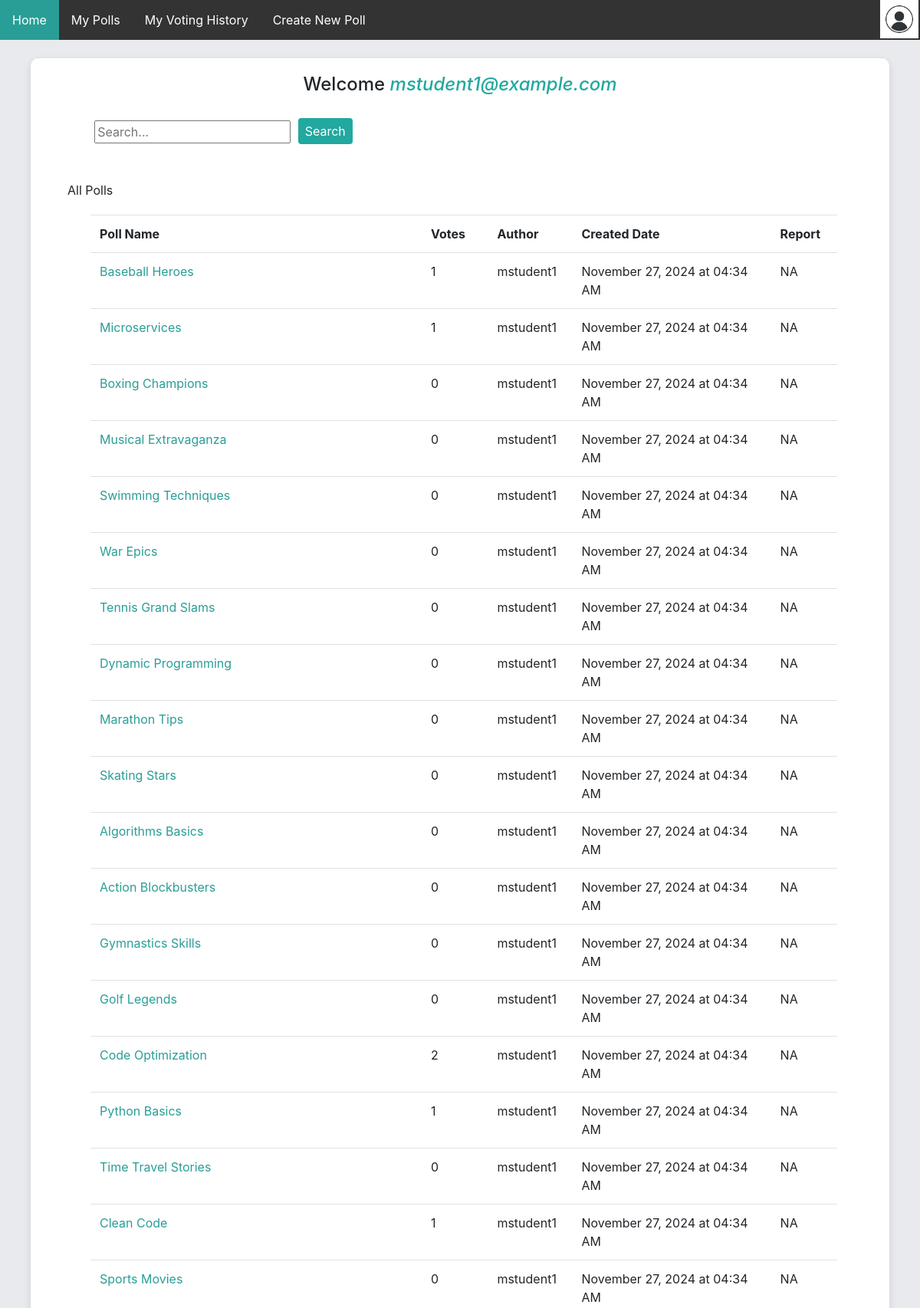
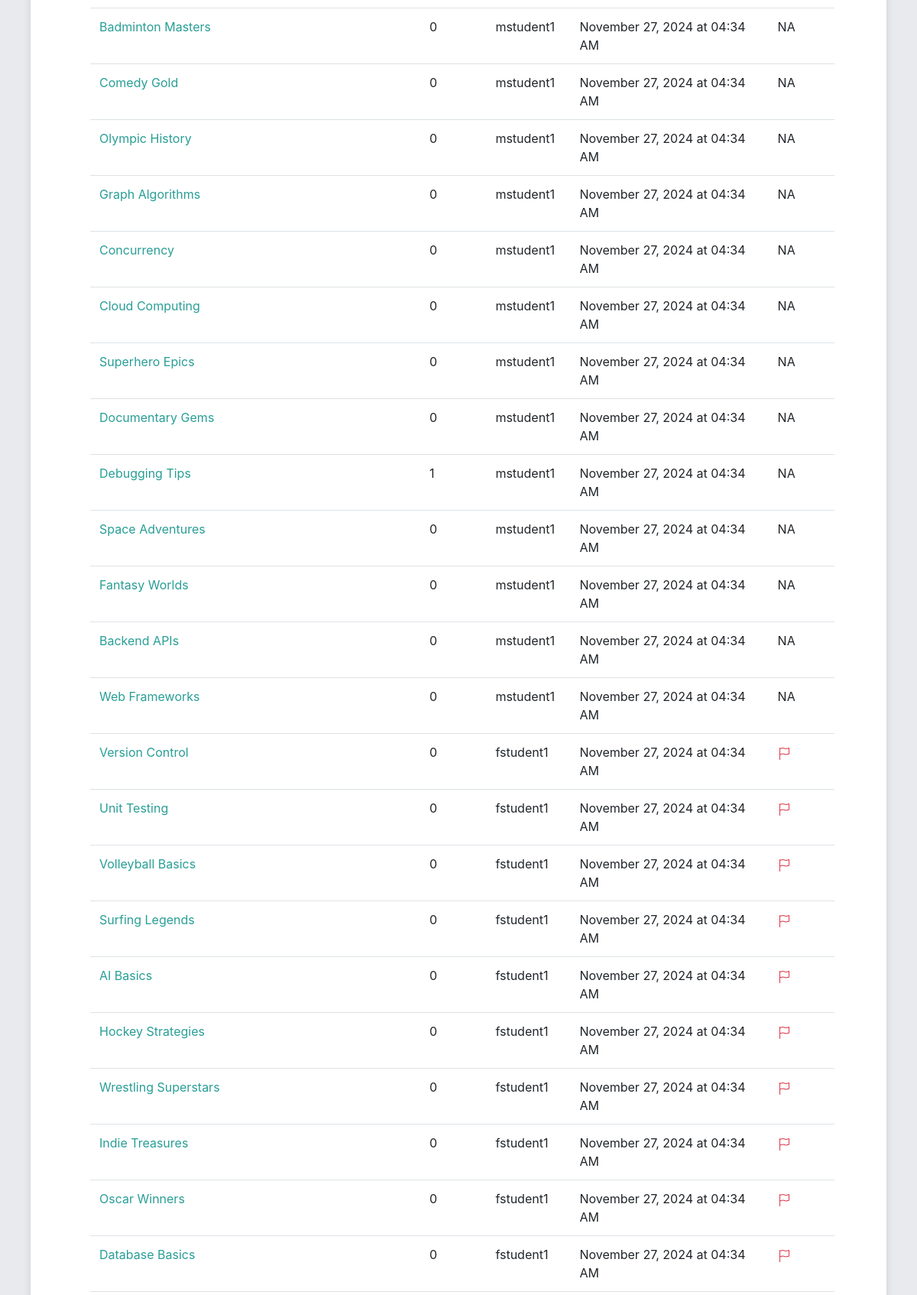
Page /home (signed in, upper part) on the committed database (2 pictures, top to bottom).
### app/models.py (models this page shows)
class User(db.Model, UserMixin):
    __tablename__ = 'user'
    id = db.Column(db.Integer, primary_key=True)
    email = db.Column(db.String(500), unique=True, nullable=False)
    password_hash = db.Column(db.String(500), unique=True, nullable=False) # store the hash password
    age=db.Column(db.Integer, nullable=False)
    gender=db.Column(db.String(10), nullable=False)
    is_admin = db.Column(db.Boolean, default=False)
    polls = db.relationship('Poll', backref='creator', lazy=True, cascade="all, delete")
    votes = db.relationship('Vote', backref='voter', lazy=True, cascade="all, delete")
    vote_history = db.relationship('UserVoteHistory', backref='user', lazy=True, cascade="all, delete")
    poll_reports = db.relationship('UserPollReport', backref='user', lazy=True, cascade="all, delete")

class Poll(db.Model):
    __tablename__ = 'poll'
    id = db.Column(db.Integer, primary_key=True)
    title = db.Column(db.String(120), nullable=False)
    description = db.Column(db.String(500), nullable=True)
    created_at =db.Column(db.DateTime, default=datetime.now)
    status = db.Column(db.String(20), default='active')
    user_id = db.Column(db.Integer, db.ForeignKey('user.id'), nullable=False)
    is_flagged = db.Column(db.Boolean, default=False)
    options = db.relationship('Option', backref='poll', cascade="all, delete",lazy=True)
    votes = db.relationship('Vote', backref='poll', cascade="all,delete", lazy=True)
    vote_history = db.relationship('UserVoteHistory', backref='poll', cascade="all,delete", lazy=True)
    poll_reports = db.relationship('UserPollReport', backref='poll', lazy=True, cascade="all, delete")
    @hybrid_property
    def vote_count(self):
        return len(self.votes)
    @hybrid_property
    def creator_username(self):
        creator = User.query.get(self.user_id)
        name, _, _ =creator.email.rpartition('@')
        return name

### app/routes.py (the view)
@app.route('/home')
@login_required
def home():
    all_polls = ps.fetch_polls()
    voted_polls = ps.get_polls_voted_by_user(user_id=current_user.id)
    recommended_polls = None
    if (len(voted_polls) != 0):
        recommended_polls = recommend.get_recommended_polls(all_polls, voted_polls)
        print(recommended_polls[0].title)
    polls = ps.fetch_unreported_polls_by_user(user_id=current_user.id)
    if 'q' in request.args:
        query = request.args.get('q').lower()
        polls = [p for p in polls if re.search(query, p.title.lower()) or re.search(query, p.creator_username.lower()) or re.search(query, p.created_at.strftime('%B %d, %Y at %I:%M %p').lower())]
    return render_template("custom_polls.html", user=current_user, polls=polls, page="home", recommended_polls=recommended_polls)

### app/auth.py (called while the page is built)
def load_user(user_id):
    return User.query.get(int(user_id))

### app/poll_service.py (called while the page is built)
def fetch_polls():
    return Poll.query.order_by(Poll.created_at.desc()).all()

def fetch_unreported_polls_by_user(user_id):
    reported_polls = db.session.query(UserPollReport.poll_id).filter_by(user_id=user_id).subquery()
    unreported_polls = db.session.query(Poll).filter(Poll.id.notin_(db.session.query(reported_polls)))
    user_created_polls = Poll.query.filter_by(user_id=user_id)
    accessible_polls = unreported_polls.union(user_created_polls).all()
    return accessible_polls

def check_history(user_id, poll_id):
    if UserVoteHistory.query.filter_by(user_id=user_id, poll_id=poll_id).first():
        return True
    return False

def get_polls_voted_by_user(user_id):
    polls =  fetch_polls()
    my_voted_polls = [poll for poll in polls if check_history(user_id=user_id, poll_id=poll.id)]
    return my_voted_polls

### app/routes.py (called while the page is built)
@login_manager.user_loader
def load_user(user_id):
    return auth.load_user(user_id)

### app/templates/custom_polls.html (shortened to what this page needs)
{% extends 'home.html' %}
{% block wrapper %}
<div class="m-5">
    All Polls
    <table class="table">
        <tr>
            <th scope="col"> Poll Name </th>
            <th scope="col"> Votes </th>
            <th scope="col"> Author </th>
            <th scope="col"> Created Date </th>
            <th scope="col"> Report </th>
        </tr>
        {% for poll in polls %}
        <tr>
            <td class='col-sm-5'><a href="{{ url_for('poll', poll_id=poll.id) }}">{{ poll.title }}</a></td>
            <td class='col-sm-1'>{{ poll.vote_count}}</td>
            <td class='col-sm-1'>{{ poll.creator_username}}</td>
            <td class='col-sm-3'>{{ poll.created_at.strftime('%B %d, %Y at %I:%M %p')}}</td>
            <td class='col-sm-1'>
                {% if user.id != poll.user_id %}
                <a class="text-danger" onclick="return confirm('Are you sure?')" href="{{url_for('report', poll_id=poll.id)}}">
                </a>
                {% else %}
                    NA
                {% endif %}
            </td>
        </tr>
        {% endfor %}
    </table>
</div>
{% endblock %}

### app/templates/home.html (shortened to what this page needs)
{% extends "base.html" %}
{% block body %}
<link rel="stylesheet" href="{{ url_for('static', filename='home.css') }}" type="text/css"/>
<nav>
    <ul>
        <li><a id="home" href="{{ url_for('home') }}">Home</a></li>
        <li><a id="poll" href="{{url_for('my_polls')}}">My Polls</a></li>
        <li><a id="history" href="{{url_for('my_votes')}}">My Voting History</a></li>
        <li><a href="{{ url_for('create_poll') }}">Create New Poll</a></li>
        <li style="cursor: pointer;float:right" class="user">
            <img onclick="toggleSidebar()" style="float:right" src="{{ url_for('static', filename='user.jpg')}}" height="50" width="50">
        </li>
    </ul>
</nav>
<br>
<div class="wrapper">
    <h4 class="welcome">Welcome <i class="username">{{user.email}}</i></h4><br>
    <div style="margin-left: 5.2rem;">
    <form>
        <input type="search-poll" name="q" placeholder="Search...">
        <button type="search-submit" class="btn search-button">Search</button>
    </form>
    </div>
    {% block wrapper %}
    {% endblock %}
</div>
{% endblock %}

### app/static/home.css (style rules this page uses)
body { background: rgb(233, 234, 237); }
ul { list-style-type: none; margin: 0; padding: 0; overflow: hidden; background-color: #333; }
li { float: left; }
li a { display: block; color: white; text-align: center; padding: 14px 16px; text-decoration: none !important; }
.active { background-color: #299E96; }
h2, h5, th, td { cursor: default; }
.welcome { text-align: center; }
table { border-collapse: collapse; margin: 20px; margin-left: 30px; min-width: fit-content; max-width: 95%; }
th, td { text-align: left; padding: 8px; }
td a { color: #299E96; display: block; }
.wrapper { background: #fff; border-radius: 10px; box-shadow: 0px 4px 10px 1px rgba(0, 0, 0, 0.1); display: block; align-items: center; justify-content: center; padding-top: 20px; margin-left: 40px; margin-right: 40px; padding-bottom: 20px; }
.username { color: #21a89f; }
.user { padding-right: 2px; }
.search-button { margin-top: -5px; margin-left: 5px; padding: .25rem .5rem; color:white; background-color: #21a89f; }

### rows in the picture
User: email "mstudent1@example.com"
Poll: title "Baseball Heroes", vote_count "1", creator_username "mstudent1", created_at "November 27, 2024 at 04:34 AM", shows "NA"
Poll: title "Microservices", vote_count "1", creator_username "mstudent1", created_at "November 27, 2024 at 04:34 AM", shows "NA"
Poll: title "Boxing Champions", vote_count "0", creator_username "mstudent1", created_at "November 27, 2024 at 04:34 AM", shows "NA"
Poll: title "Musical Extravaganza", vote_count "0", creator_username "mstudent1", created_at "November 27, 2024 at 04:34 AM", shows "NA"
Poll: title "Swimming Techniques", vote_count "0", creator_username "mstudent1", created_at "November 27, 2024 at 04:34 AM", shows "NA"
Poll: title "War Epics", vote_count "0", creator_username "mstudent1", created_at "November 27, 2024 at 04:34 AM", shows "NA"
Poll: title "Tennis Grand Slams", vote_count "0", creator_username "mstudent1", created_at "November 27, 2024 at 04:34 AM", shows "NA"
Poll: title "Dynamic Programming", vote_count "0", creator_username "mstudent1", created_at "November 27, 2024 at 04:34 AM", shows "NA"
Poll: title "Marathon Tips", vote_count "0", creator_username "mstudent1", created_at "November 27, 2024 at 04:34 AM", shows "NA"
Poll: title "Skating Stars", vote_count "0", creator_username "mstudent1", created_at "November 27, 2024 at 04:34 AM", shows "NA"
Poll: title "Algorithms Basics", vote_count "0", creator_username "mstudent1", created_at "November 27, 2024 at 04:34 AM", shows "NA"
Poll: title "Action Blockbusters", vote_count "0", creator_username "mstudent1", created_at "November 27, 2024 at 04:34 AM", shows "NA"
Poll: title "Gymnastics Skills", vote_count "0", creator_username "mstudent1", created_at "November 27, 2024 at 04:34 AM", shows "NA"
Poll: title "Golf Legends", vote_count "0", creator_username "mstudent1", created_at "November 27, 2024 at 04:34 AM", shows "NA"
Poll: title "Code Optimization", vote_count "2", creator_username "mstudent1", created_at "November 27, 2024 at 04:34 AM", shows "NA"
Poll: title "Python Basics", vote_count "1", creator_username "mstudent1", created_at "November 27, 2024 at 04:34 AM", shows "NA"
Poll: title "Time Travel Stories", vote_count "0", creator_username "mstudent1", created_at "November 27, 2024 at 04:34 AM", shows "NA"
Poll: title "Clean Code", vote_count "1", creator_username "mstudent1", created_at "November 27, 2024 at 04:34 AM", shows "NA"
Poll: title "Sports Movies", vote_count "0", creator_username "mstudent1", created_at "November 27, 2024 at 04:34 AM", shows "NA"
Poll: title "Badminton Masters", vote_count "0", creator_username "mstudent1", created_at "November 27, 2024 at 04:34 AM", shows "NA"
Poll: title "Comedy Gold", vote_count "0", creator_username "mstudent1", created_at "November 27, 2024 at 04:34 AM", shows "NA"
Poll: title "Olympic History", vote_count "0", creator_username "mstudent1", created_at "November 27, 2024 at 04:34 AM", shows "NA"
Poll: title "Graph Algorithms", vote_count "0", creator_username "mstudent1", created_at "November 27, 2024 at 04:34 AM", shows "NA"
Poll: title "Concurrency", vote_count "0", creator_username "mstudent1", created_at "November 27, 2024 at 04:34 AM", shows "NA"
Poll: title "Cloud Computing", vote_count "0", creator_username "mstudent1", created_at "November 27, 2024 at 04:34 AM", shows "NA"
Poll: title "Superhero Epics", vote_count "0", creator_username "mstudent1", created_at "November 27, 2024 at 04:34 AM", shows "NA"
Poll: title "Documentary Gems", vote_count "0", creator_username "mstudent1", created_at "November 27, 2024 at 04:34 AM", shows "NA"
Poll: title "Debugging Tips", vote_count "1", creator_username "mstudent1", created_at "November 27, 2024 at 04:34 AM", shows "NA"
Poll: title "Space Adventures", vote_count "0", creator_username "mstudent1", created_at "November 27, 2024 at 04:34 AM", shows "NA"
Poll: title "Fantasy Worlds", vote_count "0", creator_username "mstudent1", created_at "November 27, 2024 at 04:34 AM", shows "NA"
Poll: title "Backend APIs", vote_count "0", creator_username "mstudent1", created_at "November 27, 2024 at 04:34 AM", shows "NA"
Poll: title "Web Frameworks", vote_count "0", creator_username "mstudent1", created_at "November 27, 2024 at 04:34 AM", shows "NA"
Poll: title "Version Control", vote_count "0", creator_username "fstudent1", created_at "November 27, 2024 at 04:34 AM"
Poll: title "Unit Testing", vote_count "0", creator_username "fstudent1", created_at "November 27, 2024 at 04:34 AM"
Poll: title "Volleyball Basics", vote_count "0", creator_username "fstudent1", created_at "November 27, 2024 at 04:34 AM"
Poll: title "Surfing Legends", vote_count "0", creator_username "fstudent1", created_at "November 27, 2024 at 04:34 AM"
Poll: title "AI Basics", vote_count "0", creator_username "fstudent1", created_at "November 27, 2024 at 04:34 AM"
Poll: title "Hockey Strategies", vote_count "0", creator_username "fstudent1", created_at "November 27, 2024 at 04:34 AM"
Poll: title "Wrestling Superstars", vote_count "0", creator_username "fstudent1", created_at "November 27, 2024 at 04:34 AM"
Poll: title "Indie Treasures", vote_count "0", creator_username "fstudent1", created_at "November 27, 2024 at 04:34 AM"
Poll: title "Oscar Winners", vote_count "0", creator_username "fstudent1", created_at "November 27, 2024 at 04:34 AM"
Poll: title "Database Basics", vote_count "0", creator_username "fstudent1", created_at "November 27, 2024 at 04:34 AM"
